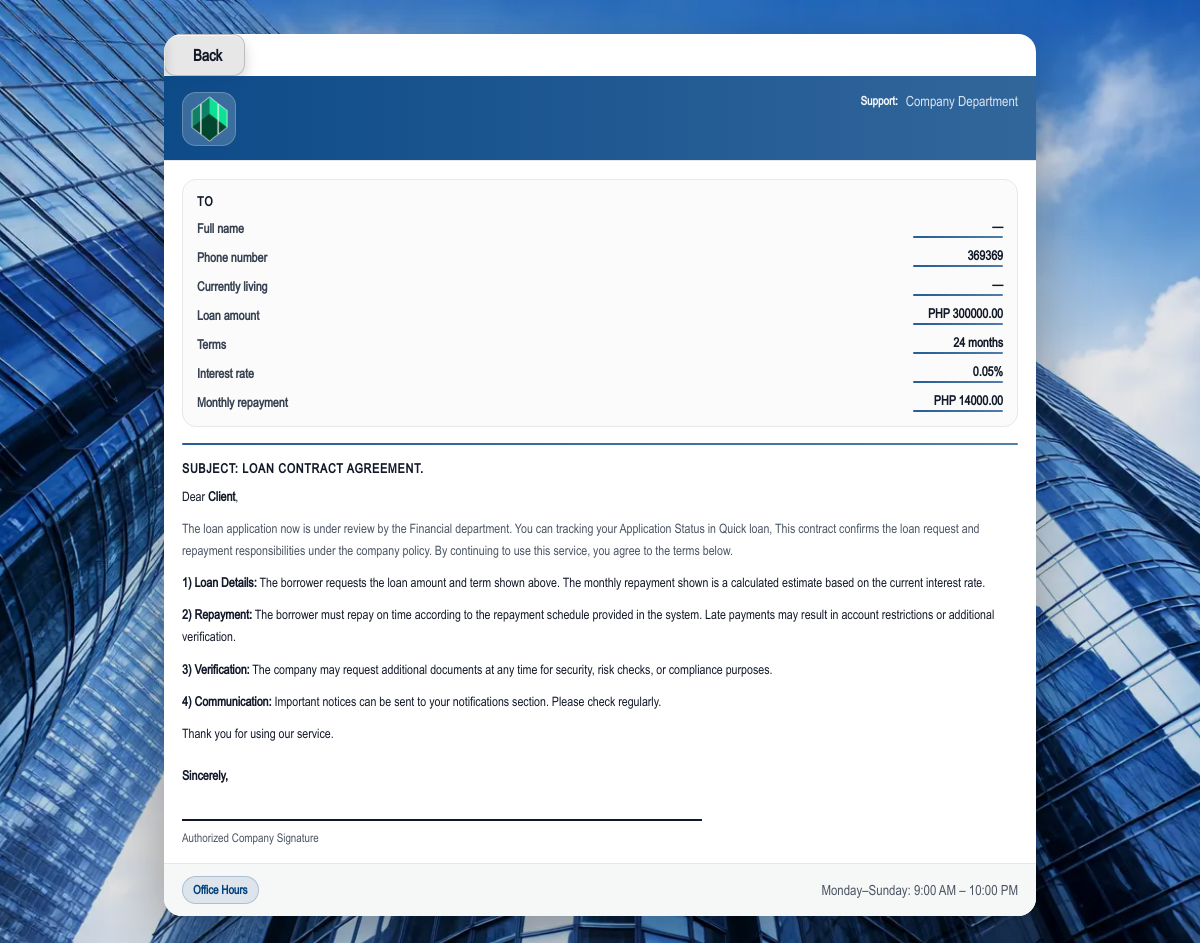
The app's page /contract/ (signed in), older data.
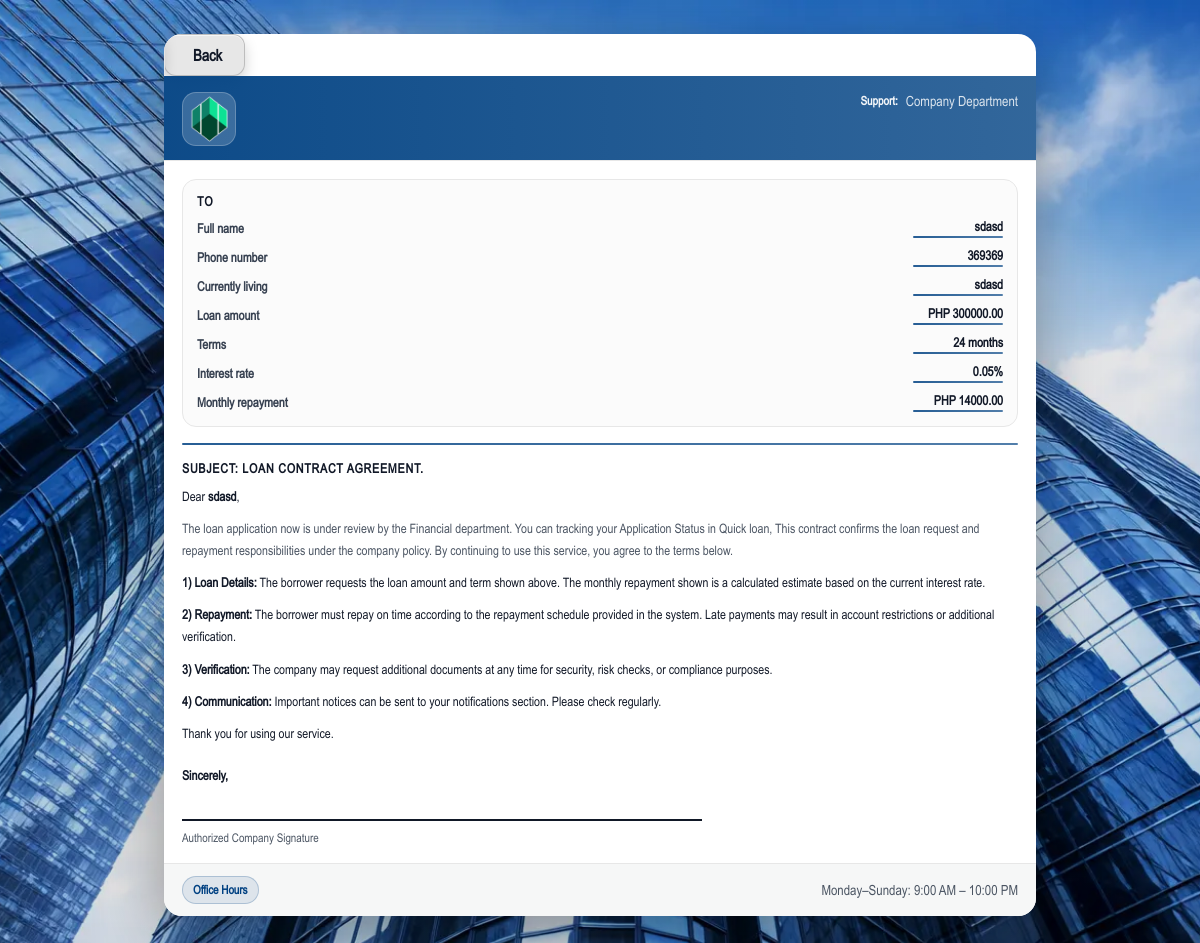
The same page, newer data.
### accounts/models.py (models this page shows, shortened)
class LoanApplication(models.Model):
    STATUS_CHOICES = [
        ("DRAFT", "Draft"),          # ✅ NEW
        ("PENDING", "Pending"),      # ✅ FIX (was "Paid")
        ("REVIEW", "In Review"),
        ("APPROVED", "Approved"),
        ("REJECTED", "Rejected"),
    ]
    PROGRESS_CHOICES = [
        ("LOAN_FORM", "Step 1: Loan Form"),
        ("PAYMENT_METHOD", "Step 2: Payment Method"),
        ("SUBMITTED", "Step 3: Submitted"),
    ]
    progress_step = models.CharField(
        max_length=30,
        choices=PROGRESS_CHOICES,
        default="LOAN_FORM",
        db_index=True,
    )
    user = models.ForeignKey(
        settings.AUTH_USER_MODEL,
        on_delete=models.CASCADE,
        related_name="loan_applications",
    )
    full_name = models.CharField(max_length=120)
    age = models.PositiveIntegerField()
    current_living = models.CharField(max_length=160)
    current_job = models.CharField(max_length=120, blank=True, default="")
    hometown = models.CharField(max_length=160)
    income = models.CharField(max_length=120, blank=True)
    monthly_expenses = models.CharField(max_length=120, blank=True)
    guarantor_contact = models.CharField(max_length=80)
    guarantor_current_living = models.CharField(max_length=160)
    identity_name = models.CharField(max_length=120)
    identity_number = models.CharField(max_length=80)
    income_proof = models.FileField(upload_to="income_proof/", blank=True, null=True)
    id_front = models.ImageField(upload_to="id_cards/", blank=True, null=True)
    id_back = models.ImageField(upload_to="id_cards/", blank=True, null=True)
    selfie_with_id = models.ImageField(upload_to="id_cards/", blank=True, null=True)
    signature_image = models.ImageField(upload_to="signatures/", blank=True, null=True)
    amount = models.DecimalField(max_digits=14, decimal_places=2, null=True, blank=True)
    term_months = models.PositiveIntegerField(null=True, blank=True)
    interest_rate_monthly = models.DecimalField(max_digits=10, decimal_places=6, null=True, blank=True)
    monthly_repayment = models.DecimalField(max_digits=14, decimal_places=2, null=True, blank=True)
    status = models.CharField(max_length=20, choices=STATUS_CHOICES, default="PENDING")
    created_at = models.DateTimeField(auto_now_add=True)
    approved_at = models.DateTimeField(null=True, blank=True)
    credited_to_balance = models.BooleanField(default=False)
    loan_purposes = models.JSONField(default=list, blank=True)

### accounts/views.py (the view)
# urls.py: path("contract/", views.contract_view, name="contract"),
@login_required(login_url="login")
def contract_view(request):
    loan = (
        LoanApplication.objects
        .filter(user=request.user)
        .exclude(status="REJECTED")
        .order_by("-id")
        .first()
    )
    ctx = {
        "full_name": getattr(loan, "full_name", "") or "",
        "phone": getattr(request.user, "phone", "") or "",
        "current_living": getattr(loan, "current_living", "") or "",
        "amount": str(getattr(loan, "amount", "") or "0.00"),
        "term_months": getattr(loan, "term_months", "") or "",
        "interest_rate": "0.05",  # ✅ change later easily
        "monthly_repayment": str(getattr(loan, "monthly_repayment", "") or "0.00"),
    }
    return render(request, "contract.html", ctx)

### templates/contract.html (shortened to what this page needs)
{% extends "base.html" %}
{% load static %}
{% block content %}
<div class="ct-wrap">
  <div class="paper">
<div class="top-actions">
  <a class="back-btn" href="{% url 'quick_loan' %}">
    Back
  </a>
</div>
    <div class="head">
      <div class="head-inner">
        <div class="brand">
          <div class="brand-logo">
            <img src="{% static 'img/logo.webp' %}" alt="Logo">
          </div>
        </div>
        <div class="contact">
          <div class="row"><b>Support:</b> <span class="muted">Company Department</span></div>
        </div>
      </div>
    </div>
    <div class="body">
      <div class="top-grid">
        <div class="box">
          <h4>To</h4>
          <div class="kv">
            <div class="k">Full name</div>
            <div class="v">{{ full_name|default:"—" }}</div>
            <div class="k">Phone number</div>
            <div class="v">{{ phone|default:"—" }}</div>
            <div class="k">Currently living</div>
            <div class="v">{{ current_living|default:"—" }}</div>
            <div class="k">Loan amount</div>
            <div class="v">PHP {{ amount|default:"0.00" }}</div>
            <div class="k">Terms</div>
            <div class="v">{{ term_months|default:"—" }} months</div>
            <div class="k">Interest rate</div>
            <div class="v">0.05%</div>
            <div class="k">Monthly repayment</div>
            <div class="v">PHP {{ monthly_repayment|default:"0.00" }}</div>
          </div>
        </div>
      </div>
      <div class="sep"></div>
      <div class="subject">SUBJECT: LOAN CONTRACT AGREEMENT.</div>
      <div class="para">
        Dear <b>{{ full_name|default:"Client" }}</b>,
      </div>
      <div class="para muted">
        The loan application now is under review by the Financial department. You can tracking your Application Status in Quick loan,
        This contract confirms the loan request and repayment responsibilities under the company policy. By continuing to use this service, you agree to the terms below.
      </div>
      <div class="para">
        <b>1) Loan Details:</b> The borrower requests the loan amount and term shown above. The monthly repayment shown is a calculated estimate based on the current interest rate.
      </div>
      <div class="para">
        <b>2) Repayment:</b> The borrower must repay on time according to the repayment schedule provided in the system. Late payments may result in account restrictions or additional verification.
      </div>
      <div class="para">
        <b>3) Verification:</b> The company may request additional documents at any time for security, risk checks, or compliance purposes.
      </div>
      <div class="para">
        <b>4) Communication:</b> Important notices can be sent to your notifications section. Please check regularly.
      </div>
      <div class="para">
        Thank you for using our service.
      </div>
      <div class="sig">
        <div class="para" style="margin:0;"><b>Sincerely,</b></div>
        <div class="line"></div>
        <div class="muted" style="font-size:12px;">Authorized Company Signature</div>
      </div>
    </div>
    <div class="foot">
      <div class="badge">Office Hours</div>
      <div class="muted">Monday–Sunday: 9:00 AM – 10:00 PM</div>
    </div>
  </div>
</div>
{% endblock %}

Row changes from the older to the newer data that the page shows:
added LoanApplication: full_name "sdasd", current_living "sdasd"
Text that changed along with them:
{{ full_name|default:"—" }}: "—" → (not shown)
{{ current_living|default:"—" }}: "—" → (not shown)
{{ full_name|default:"Client" }}: "Client" → (not shown)
